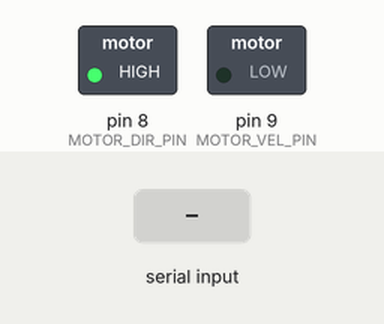
Bench run of a sketch on a simulated Arduino Uno, built with avr-gcc and run on an emulated ATmega328P. On the bench: switched loads named in the sketch (green lamp = pin HIGH). Inputs (shaded band) come from the test bench. What the sketch prints to the serial monitor is not drawn.

Above: at 1.2 s.
1.3 s: "D" received over Serial
At 2.0 s:
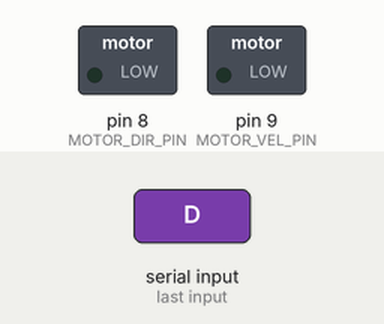
2.8 s: "S" received over Serial
At 3.9 s:
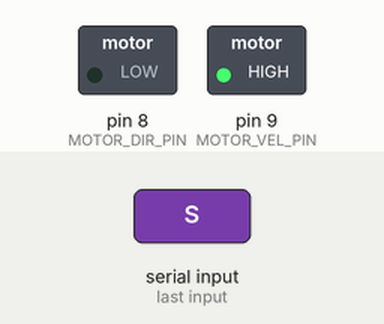
4.3 s: "D" received over Serial
At 5.6 s:
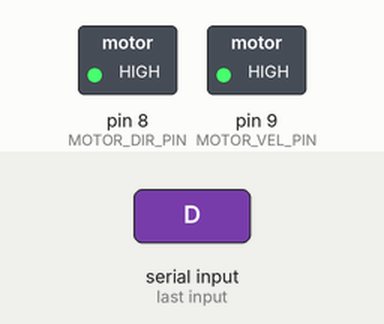
Timing chart, 0 to 7.3 s (numbered marks = the images above; inputs shaded):
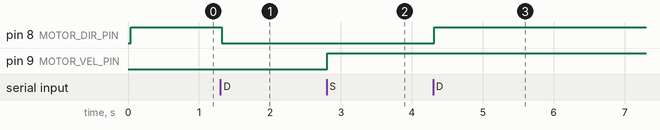

Measured:
- after the input at 1.3 s, pin 8 (MOTOR_DIR_PIN): HIGH → LOW at once
- after the input at 2.8 s, pin 9 (MOTOR_VEL_PIN): LOW → HIGH at once
- after the input at 4.3 s, pin 8 (MOTOR_DIR_PIN): LOW → HIGH at once

The sketch:

dc_motor-syren50.ino
```cpp
/*      Syren50 Motor Controller Code
*
* This code is to be used for testing the DC motor connected to
* Syren50 motor controller in Analog Input mode (Mode 1) and
* Option 3 (Analog One-direction with forward/reverse select on S2).
*
* For more details on the motor controller, check out:
* https://www.dimensionengineering.com/datasheets/SyRen50.pdf
*
* by Axel Pena Hernandez
* edited by Abhay Verma
*/
#include <ctype.h>


#define MOTOR_DIR_PIN  8      // TODO: Make sure the pins are connected correctly
#define MOTOR_VEL_PIN  9

char input = '\0' ;


void setup() {

  // Serial connection: Comment this part if no serial connection is needed
  Serial.begin(9600);
  while (!Serial);
  Serial.println("Serial connection established!");
  Serial.println("Type 'd' or 'D' to change directions");
  Serial.println("Type 's' or 'S' to change speed");

  // Setting Pin modes and initial configurations
  pinMode(MOTOR_VEL_PIN, OUTPUT);
  pinMode(MOTOR_DIR_PIN, OUTPUT);

  digitalWrite(MOTOR_DIR_PIN, HIGH);  // Whether to start it as a
                                      // HIGH or LOW depends on how the motor is powered
  digitalWrite(MOTOR_VEL_PIN, LOW);
}


void loop() {
  if (Serial.available()) {
    input = Serial.read();
    Serial.print("INPUT: ");
    Serial.println(toupper(input));
    input = toupper(input);
  }

  else {
    input = '\0';
  }

  if (input != 'D' && input != 'S') {
    Serial.println("ERROR: Invalid Input!");
  }

  // set the velocity of pin 9:
  switch(input) {
    case 'D':
      digitalWrite(MOTOR_DIR_PIN, !digitalRead(MOTOR_DIR_PIN));
      Serial.println("Direction flipped");
      break;

    case 'S':
      digitalWrite(MOTOR_VEL_PIN, !digitalRead(MOTOR_VEL_PIN));
      Serial.println("Speed Flipped");
      break;
  }

  input = '\0';
  delay(10);
}
```
